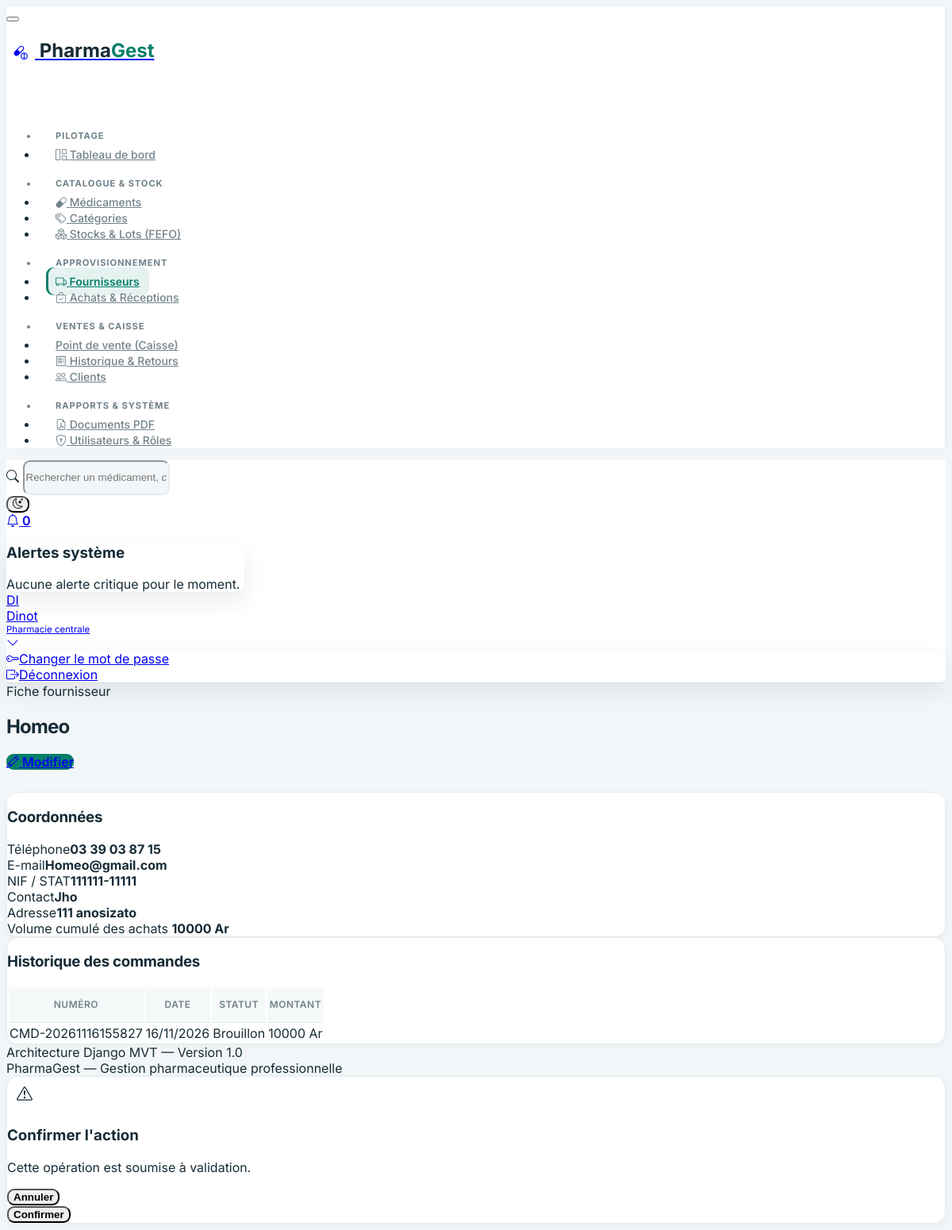
The app's page /fournisseurs/1/ (signed in) with its own data.
### utilisateurs/models.py (models this page shows, shortened)
class Utilisateur(AbstractUser):
    ROLE_ADMIN = 'ADMIN'
    ROLE_PHARMACIEN = 'PHARMACIEN'
    ROLE_GESTIONNAIRE_STOCK = 'GESTIONNAIRE_STOCK'
    ROLE_CAISSIER = 'CAISSIER'
    ROLE_RESPONSABLE_GESTION = 'RESPONSABLE_GESTION'
    ROLE_CHOICES = [
        (ROLE_ADMIN, 'Administrateur'),
        (ROLE_PHARMACIEN, 'Pharmacien responsable'),
        (ROLE_GESTIONNAIRE_STOCK, 'Gestionnaire de stock'),
        (ROLE_CAISSIER, 'Caissier'),
        (ROLE_RESPONSABLE_GESTION, 'Responsable de gestion'),
    ]
    role = models.CharField(
        max_length=30,
        choices=ROLE_CHOICES,
        default=ROLE_CAISSIER,
        verbose_name='Rôle principal',
    )
    telephone = models.CharField(max_length=20, blank=True, verbose_name='Téléphone')
    class Meta:
        verbose_name = 'Utilisateur'
        verbose_name_plural = 'Utilisateurs'
        ordering = ['username']

### fournisseurs/models.py (models this page shows, shortened)
class Fournisseur(models.Model):
    raison_sociale = models.CharField(max_length=180, verbose_name='Raison sociale')
    adresse = models.TextField(blank=True, verbose_name='Adresse')
    telephone = models.CharField(max_length=30, verbose_name='Téléphone')
    email = models.EmailField(blank=True, verbose_name='Adresse e-mail')
    numero_fiscal = models.CharField(
        max_length=80,
        blank=True,
        verbose_name='Numéro fiscal (NIF / STAT)',
    )
    contact_principal = models.CharField(max_length=120, blank=True, verbose_name='Contact principal')
    actif = models.BooleanField(default=True, verbose_name='Actif')
    date_creation = models.DateTimeField(auto_now_add=True, verbose_name='Date de création')
    class Meta:
        verbose_name = 'Fournisseur'
        verbose_name_plural = 'Fournisseurs'
        ordering = ['raison_sociale']

### achats/models.py (models this page shows, shortened)
class CommandeAchat(models.Model):
    STATUT_BROUILLON = 'BROUILLON'
    STATUT_COMMANDEE = 'COMMANDEE'
    STATUT_PARTIELLE = 'PARTIELLE'
    STATUT_RECUE = 'RECUE'
    STATUT_ANNULEE = 'ANNULEE'
    STATUT_CHOICES = [
        (STATUT_BROUILLON, 'Brouillon'),
        (STATUT_COMMANDEE, 'Commandée'),
        (STATUT_PARTIELLE, 'Partiellement réceptionnée'),
        (STATUT_RECUE, 'Entièrement réceptionnée'),
        (STATUT_ANNULEE, 'Annulée'),
    ]
    numero = models.CharField(max_length=50, unique=True, verbose_name='Numéro de commande')
    fournisseur = models.ForeignKey(
        'fournisseurs.Fournisseur',
        on_delete=models.PROTECT,
        related_name='commandes',
        verbose_name='Fournisseur',
    )
    utilisateur = models.ForeignKey(
        settings.AUTH_USER_MODEL,
        on_delete=models.PROTECT,
        related_name='commandes_achat',
        verbose_name='Créée par',
    )
    date_commande = models.DateTimeField(auto_now_add=True, verbose_name='Date de commande')
    statut = models.CharField(
        max_length=20,
        choices=STATUT_CHOICES,
        default=STATUT_BROUILLON,
        verbose_name='Statut',
    )
    montant_total = models.DecimalField(
        max_digits=14,
        decimal_places=2,
        default=Decimal('0.00'),
        verbose_name='Montant total',
    )
    notes = models.TextField(blank=True, verbose_name='Notes')
    class Meta:
        verbose_name = "Commande d'achat"
        verbose_name_plural = "Commandes d'achat"
        ordering = ['-date_commande']

### fournisseurs/views.py (the view)
# urls.py: path('<int:pk>/', views.fournisseur_detail, name='fournisseur_detail'),
@login_required
@permission_required('fournisseurs.view_fournisseur', raise_exception=True)
def fournisseur_detail(request, pk):
    fournisseur = get_object_or_404(Fournisseur, pk=pk)
    commandes = fournisseur.commandes.all().order_by('-date_commande')
    total_achats = commandes.aggregate(total=Sum('montant_total'))['total'] or 0
    return render(request, 'fournisseurs/detail.html', {
        'fournisseur': fournisseur,
        'commandes': commandes,
        'total_achats': total_achats,
    })

### templates/fournisseurs/detail.html (shortened to what this page needs)
{% extends 'base.html' %}
{% block page_pretitle %}Fiche fournisseur{% endblock %}
{% block page_title %}{{ fournisseur.raison_sociale }}{% endblock %}
{% block page_actions %}
<a href="{% url 'fournisseurs:fournisseur_update' fournisseur.pk %}" class="btn btn-primary">
    <i class="bi bi-pencil me-1"></i> Modifier
</a>
{% endblock %}
{% block content %}
<div class="row g-4">
    <div class="col-lg-4">
        <div class="card pg-card p-4">
            <h3 class="card-title mb-3">Coordonnées</h3>
            <div class="mb-2"><span class="text-secondary small d-block">Téléphone</span><strong>{{ fournisseur.telephone }}</strong></div>
            <div class="mb-2"><span class="text-secondary small d-block">E-mail</span><strong>{{ fournisseur.email|default:"—" }}</strong></div>
            <div class="mb-2"><span class="text-secondary small d-block">NIF / STAT</span><strong>{{ fournisseur.numero_fiscal|default:"—" }}</strong></div>
            <div class="mb-2"><span class="text-secondary small d-block">Contact</span><strong>{{ fournisseur.contact_principal|default:"—" }}</strong></div>
            <div class="mb-2"><span class="text-secondary small d-block">Adresse</span><strong>{{ fournisseur.adresse|default:"—" }}</strong></div>
            <div class="mt-3 pt-3 border-top">
                <span class="text-secondary small d-block">Volume cumulé des achats</span>
                <strong class="fs-3 text-primary">{{ total_achats|floatformat:0 }} Ar</strong>
            </div>
        </div>
    </div>
    <div class="col-lg-8">
        <div class="card pg-card">
            <div class="card-header"><h3 class="card-title">Historique des commandes</h3></div>
            <div class="table-responsive">
                <table class="table table-vcenter card-table pg-table">
                    <thead><tr><th>Numéro</th><th>Date</th><th>Statut</th><th>Montant</th></tr></thead>
                    <tbody>
                        {% for cmd in commandes %}
                        <tr>
                            <td class="fw-semibold">{{ cmd.numero }}</td>
                            <td>{{ cmd.date_commande|date:"d/m/Y" }}</td>
                            <td><span class="badge bg-primary-lt text-primary">{{ cmd.get_statut_display }}</span></td>
                            <td>{{ cmd.montant_total|floatformat:0 }} Ar</td>
                        </tr>
                        {% empty %}
                        <tr><td colspan="4" class="text-center py-4 text-secondary">Aucune commande enregistrée pour ce fournisseur.</td></tr>
                        {% endfor %}
                    </tbody>
                </table>
            </div>
        </div>
    </div>
</div>
{% endblock %}

### templates/includes/navbar.html (shortened to what this page needs)
<header class="navbar navbar-expand-md d-none d-lg-flex d-print-none pg-navbar sticky-top">
    <div class="container-xl">
        <div class="navbar-nav flex-row align-items-center w-100">
            <form action="{% url 'medicaments:medicament_list' %}" method="get" class="d-flex flex-grow-1 me-4" style="max-width: 420px;">
                <div class="input-icon w-100">
                    <span class="input-icon-addon"><i class="bi bi-search"></i></span>
                    <input type="text" name="q" class="form-control form-control-sm" placeholder="Rechercher un médicament, code-barres, lot...">
                </div>
            </form>
            <div class="ms-auto d-flex align-items-center gap-2">
                <button type="button" id="pg-theme-toggle" class="btn btn-icon btn-ghost-secondary" title="Changer de thème">
                    <i id="pg-theme-icon" class="bi bi-moon-stars"></i>
                </button>
                <div class="nav-item dropdown">
                    <a href="#" class="btn btn-icon btn-ghost-secondary position-relative" data-bs-toggle="dropdown" aria-label="Notifications">
                        <i class="bi bi-bell"></i>
                        <span class="badge bg-danger badge-pill badge-notification">0</span>
                    </a>
                    <div class="dropdown-menu dropdown-menu-end dropdown-menu-card" style="width: 300px;">
                        <div class="card border-0">
                            <div class="card-header py-2">
                                <h3 class="card-title fs-5">Alertes système</h3>
                            </div>
                            <div class="card-body py-3 text-center text-secondary small">
                                Aucune alerte critique pour le moment.
                            </div>
                        </div>
                    </div>
                </div>
                <div class="nav-item dropdown ps-2">
                    <a href="#" class="nav-link d-flex lh-1 text-reset p-0 align-items-center gap-2" data-bs-toggle="dropdown">
                        <span class="avatar avatar-sm rounded-circle bg-primary-lt text-primary fw-bold">
                            {% if request.user.is_authenticated %}
                                {{ request.user.username|slice:":2"|upper }}
                            {% else %}
                                PG
                            {% endif %}
                        </span>
                        <div class="d-none d-xl-block">
                            <div class="fw-semibold small">
                                {% if request.user.is_authenticated %}{{ request.user.username }}{% else %}Session invité{% endif %}
                            </div>
                            <div class="text-muted" style="font-size: 0.72rem;">Pharmacie centrale</div>
                        </div>
                        <i class="bi bi-chevron-down small text-muted"></i>
                    </a>
                    <div class="dropdown-menu dropdown-menu-end dropdown-menu-arrow">
                        <a href="{% url 'password_change' %}" class="dropdown-item"><i class="bi bi-key me-2"></i>Changer le mot de passe</a>
                        <a href="{% url 'logout' %}" class="dropdown-item text-danger"><i class="bi bi-box-arrow-right me-2"></i>Déconnexion</a>
                    </div>
                </div>
            </div>
        </div>
    </div>
</header>

### static/css/pharmagest.css (style rules this page uses)
:root, [data-bs-theme="light"] { --pg-primary: #087f6b; --pg-primary-hover: #066653; --pg-primary-soft: rgba(8, 127, 107, 0.10); --pg-bg-body: #f3f6f8; --pg-bg-surface: #ffffff; --pg-bg-sidebar: #ffffff; --pg-border: #e5ebee; --pg-text-main: #172b36; --pg-text-muted: #71818a; --pg-shadow-sm: 0 2px 8px rgba(24, 48, 58, 0.045); --pg-shadow-md: 0 12px 28px rgba(24, 48, 58, 0.09); --tblr-primary: #087f6b; --tblr-primary-rgb: 8, 127, 107; --tblr-font-sans-serif: 'Inter', -apple-system, BlinkMacSystemFont, 'Segoe UI', Roboto, sans-serif; }
body { font-family: 'Inter', -apple-system, BlinkMacSystemFont, 'Segoe UI', Roboto, sans-serif; background-color: var(--pg-bg-body); color: var(--pg-text-main); transition: background-color 0.2s ease, color 0.2s ease; }
.pg-navbar { background-color: var(--pg-bg-surface); border-bottom: 1px solid var(--pg-border); backdrop-filter: blur(8px); }
.pg-card { background-color: var(--pg-bg-surface); border: 1px solid var(--pg-border); border-radius: 12px; box-shadow: var(--pg-shadow-sm); transition: transform 0.18s ease, box-shadow 0.18s ease; }
.btn-primary { background-color: var(--pg-primary); border-color: var(--pg-primary); }
.pg-table thead th { font-size: 0.75rem; font-weight: 600; text-transform: uppercase; letter-spacing: 0.04em; color: var(--pg-text-muted); border-bottom: 1px solid var(--pg-border); background-color: transparent; }
.pg-table tbody tr { transition: background-color 0.14s ease; }
body { background: var(--pg-bg-body); color: var(--pg-text-main); }
.pg-navbar { min-height: 68px; background-color: color-mix(in srgb, var(--pg-bg-surface) 94%, transparent); border-color: var(--pg-border); backdrop-filter: blur(14px); }
.pg-navbar .form-control { min-height: 38px; border-color: var(--pg-border); border-radius: 9px; background: var(--pg-bg-body); }
.pg-card { border-color: var(--pg-border); border-radius: 14px; box-shadow: var(--pg-shadow-sm); }
.pg-card .card-header, .pg-card .card-footer { border-color: var(--pg-border); }
.pg-card .card-title { letter-spacing: -0.015em; }
.pg-table thead th { padding-top: 0.9rem; padding-bottom: 0.9rem; background: color-mix(in srgb, var(--pg-bg-body) 72%, var(--pg-bg-surface)); }
.pg-table tbody td { border-color: var(--pg-border); }
.form-control, .form-select, .input-group-text { border-color: var(--pg-border); border-radius: 9px; }
.btn { border-radius: 9px; font-weight: 600; }
.dropdown-menu { border-color: var(--pg-border); border-radius: 12px; box-shadow: var(--pg-shadow-md); }

### records on screen
Utilisateur: user.username "DI", user.username "Dinot"
Fournisseur: raison_sociale "Homeo", telephone "03 39 03 87 15", email "Homeo@gmail.com", numero_fiscal "111111-11111", contact_principal "Jho", adresse "111 anosizato"
CommandeAchat: numero "CMD-20261116155827", date_commande "16/11/2026", statut "Brouillon", montant_total "10000"

### other values on screen
{{ total_achats|floatformat:0 }} "10000"
